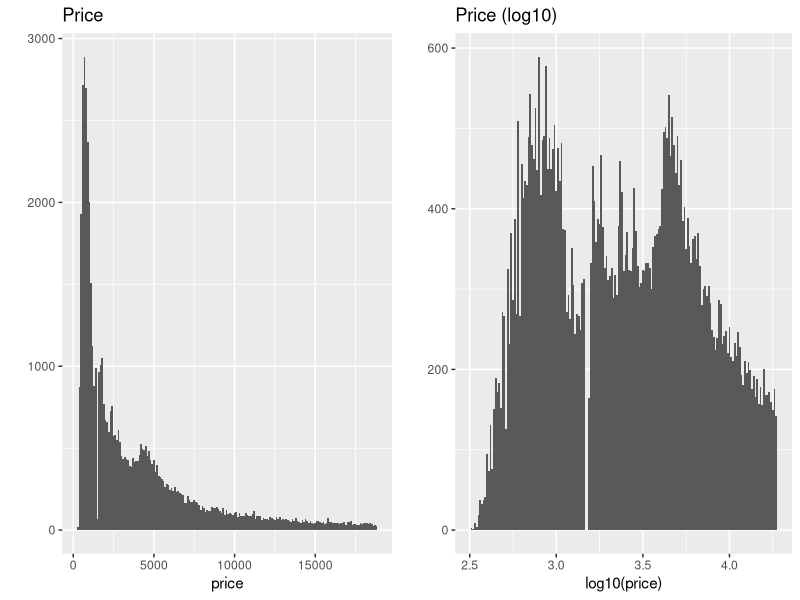

This chart was generated by the following R code: (Note: this script raises an error after producing the figure.)
library(ggplot2)
library(gridExtra)
library(dplyr)
library(scales)
data('diamonds')
install.packages('gridExtra')

plot1 <- qplot(data=diamonds, x=price, binwidth = 100) + 
  ggtitle('Price')

plot2 <- qplot(data=diamonds, x=log10(price), binwidth = 0.01) +
  ggtitle('Price (log10)')

grid.arrange(plot1, plot2, ncol =2)

# Fix overplotting
ggplot(aes(carat, price), data = diamonds) + 
  geom_point(position=position_jitter(), alpha=1/25) + 
  scale_x_continuous(x^(1/3),limits = c(0.2, 3),
                     breaks = c(0.2, 0.5, 1, 2, 3)) + 
  scale_y_continuous(trans = log10_trans(), limits = c(350, 15000),
                     breaks = c(350, 1000, 5000, 10000, 15000)) +
  ggtitle('Price (log10) by Cube-Root of Carat') 

# Adjust the code below to color the points by clarity.
library(RColorBrewer)
ggplot(aes(x = carat, y = price, color=clarity), data = diamonds) + 
  geom_point(alpha = 0.5, size = 1, position = 'jitter') +
  scale_color_brewer(type = 'div',
                     guide = guide_legend(title = 'Clarity', reverse = T,
                                          override.aes = list(alpha = 1, size = 2))) +  
  scale_x_continuous( limits = c(0.2, 3),
                     breaks = c(0.2, 0.5, 1, 2, 3)) + 
  scale_y_continuous(trans = log10_trans(), limits = c(350, 15000),
                     breaks = c(350, 1000, 5000, 10000, 15000)) +
  ggtitle('Price (log10) by Cube-Root of Carat and Clarity')

# Adjust the code below to color the points by cut.
# Change any other parts of the code as needed.
ggplot(aes(x = carat, y = price, color = cut), data = diamonds) + 
  geom_point(alpha = 0.5, size = 1, position = 'jitter') +
  scale_color_brewer(type = 'div',
                     guide = guide_legend(title = 'Cut', reverse = T,
                                          override.aes = list(alpha = 1, size = 2))) +  
  scale_x_continuous(limits = c(0.2, 3),
                     breaks = c(0.2, 0.5, 1, 2, 3)) + 
  scale_y_continuous(trans = log10_trans(), limits = c(350, 15000),
                     breaks = c(350, 1000, 5000, 10000, 15000)) +
  ggtitle('Price (log10) by Cube-Root of Carat and Cut')

# Adjust the code below to color the points by diamond colors
# and change the titles.
ggplot(aes(x = carat, y = price, color = color), data = diamonds) + 
  geom_point(alpha = 0.5, size = 1, position = 'jitter') +
  scale_color_brewer(type = 'div',
                     guide = guide_legend(title = 'Color',
                                          override.aes = list(alpha = 1, size = 2))) +  
  scale_x_continuous(limits = c(0.2, 3),
                     breaks = c(0.2, 0.5, 1, 2, 3)) + 
  scale_y_continuous(trans = log10_trans(), limits = c(350, 15000),
                     breaks = c(350, 1000, 5000, 10000, 15000)) +
  ggtitle('Price (log10) by Cube-Root of Carat and Color')
